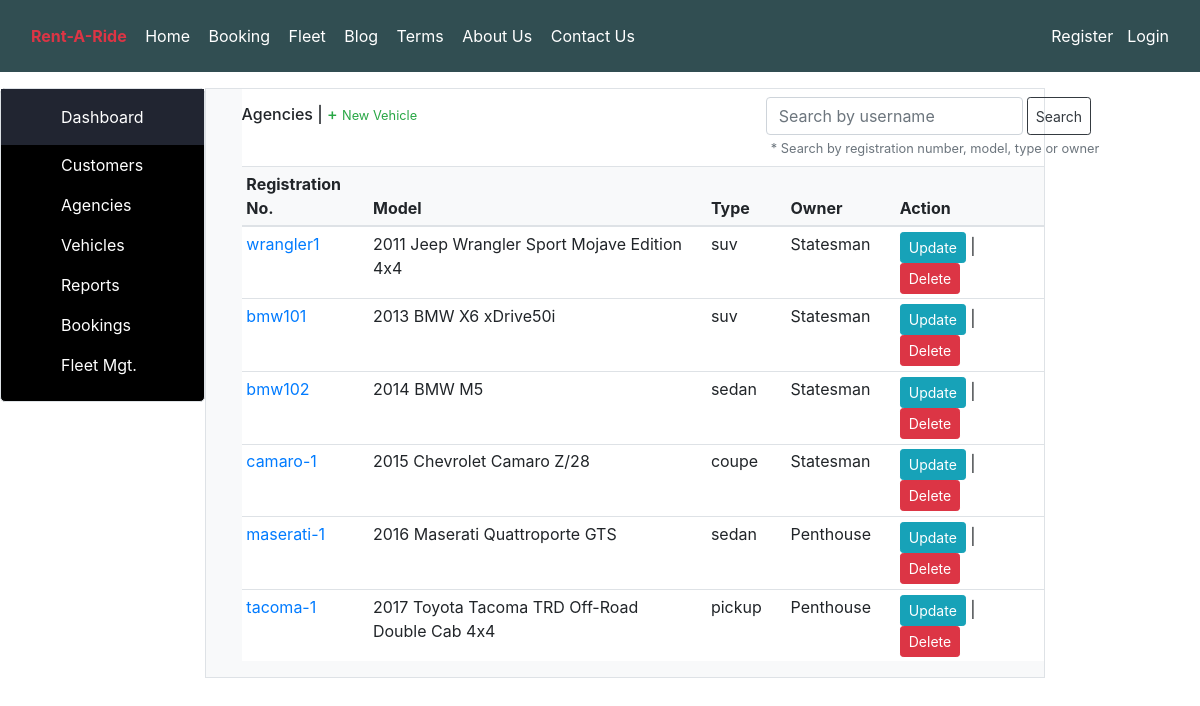
The page /users/admin/vehicles/ on the database its author committed.
### ops/models.py (models this page shows, shortened)
class Vehicle(models.Model):
    RegNo = models.CharField(primary_key=True, null=False, max_length=10)
    model = models.CharField(null=False, max_length=100)
    type = models.CharField(max_length=15, choices=carTypes, default='sedan')
    owner = models.ForeignKey(Agency, on_delete=models.CASCADE)
    seats = models.CharField(null=False, blank=True, max_length=5)
    transmission = MultiSelectField(choices=transmission)
    price = models.BigIntegerField(blank=False, null=False)
    is_booked = models.BooleanField(default=False)

### users/models.py (models this page shows, shortened)
class Agency(models.Model):
    user = models.OneToOneField(CustomUser, on_delete=models.CASCADE, primary_key=True)
    def __str__(self):
        return self.user.username

class CustomUser(AbstractUser):
    is_agency = models.BooleanField(default=False)
    is_customer = models.BooleanField(default=False)
    location = models.CharField(max_length=100, blank=True, null=True)

### users/views.py (the view)
# urls.py: path('admin/vehicles/', views.AdminVehiclesView.as_view(), name='vehicles'),
class AdminVehiclesView(ListView):
    model = Vehicle
    template_name = 'admin_vehicles.html'
    context_object_name = 'vehicles'

### templates/admin_vehicles.html (shortened to what this page needs)
{% extends 'adminDash.html' %}
{% block dash-items %}
    <div class=" bg-white" style="">
        <h6 class="float-left mt-3 ">Agencies | <a style="text-decoration: none;" class="text-success" href="{% url 'vehicle-registration' %}"
                                                    title="Add New agency">+ <small>New Vehicle</small></a></h6>
        <div class="input-group mt-2 mb-2 w-50 float-right" style="margin-right: -16%">
            <form class="form-row float-right " action="{% url 'vehicle-search-results' %}" method="get">
                <input type="search" name="q" class="form-control rounded w-75" placeholder="Search by username"
                       aria-label="Search"
                       aria-describedby="search-addon"/>
                 <button type="" class="btn btn-sm btn-outline-dark ml-1">Search</button>
            </form>
            <small class="text-muted pt-1 mr-1">* Search by registration number, model, type or owner</small>
        </div>
        <table class="table table-sm table-hover">
            <thead class="bg-light">
            <tr>
                <th scope="col" class="">Registration No.</th>
                <th scope="col" class="">Model</th>
                <th scope="col" class="">Type</th>
                <th scope="col" class="">Owner</th>
                <th scope="col" class="">Action</th>
            </tr>
            </thead>
            <tbody class="bg-white">
            {% for vehicle in vehicles %}
                <tr class="bg-white">
                    <td class="pr-4"><a href="{% url 'vehicle-profile' vehicle.RegNo %}">{{ vehicle.RegNo }}</a></td>
                    <td class="pr-4">{{ vehicle.model }}</td>
                    <td class="pr-4">{{ vehicle.type}}</td>
                    <td class="pr-4">{{ vehicle.owner }}</td>
                    <td class="pr-4"><a href="#" class="text-success" ><button class="btn btn-sm btn-info" style="padding-top:-3px;">Update</button></a> | <a href="{% url 'delete-vehicle' vehicle.RegNo %}"
                                                                                                                                   class="text-danger"><button class="btn btn-sm btn-danger">Delete</button></a>
                    </td>
                </tr>
            {% endfor %}
            </tbody>
        </table>
    </div>
{% endblock dash-items %}

### rows shown on the page
Vehicle: RegNo "wrangler1", model "2011 Jeep Wrangler Sport Mojave Edition 4x4", type "suv", owner "Statesman"
Vehicle: RegNo "bmw101", model "2013 BMW X6 xDrive50i", type "suv", owner "Statesman"
Vehicle: RegNo "bmw102", model "2014 BMW M5", type "sedan", owner "Statesman"
Vehicle: RegNo "camaro-1", model "2015 Chevrolet Camaro Z/28", type "coupe", owner "Statesman"
Vehicle: RegNo "maserati-1", model "2016 Maserati Quattroporte GTS", type "sedan", owner "Penthouse"
Vehicle: RegNo "tacoma-1", model "2017 Toyota Tacoma TRD Off-Road Double Cab 4x4", type "pickup", owner "Penthouse"
